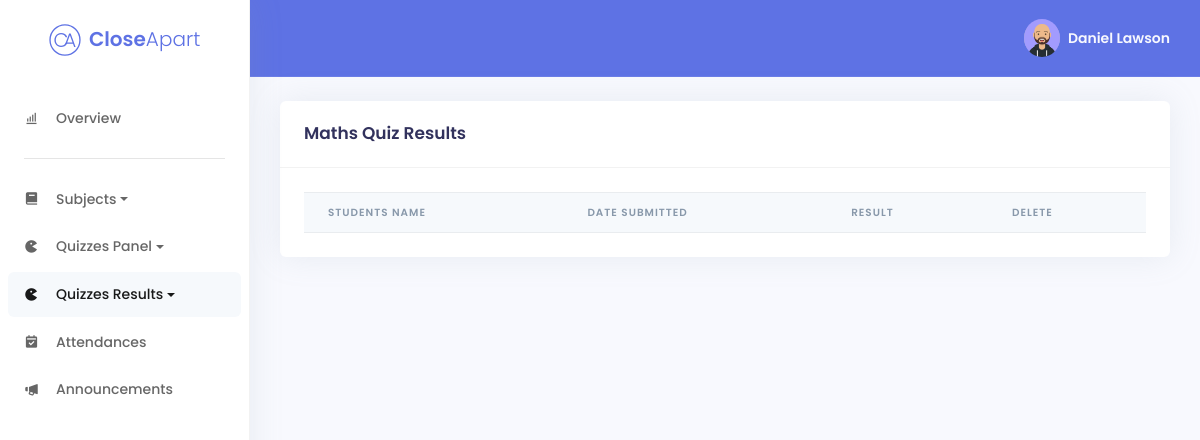
The app's page /quizzes/maths/result/mathsresults.php (signed in), older data.
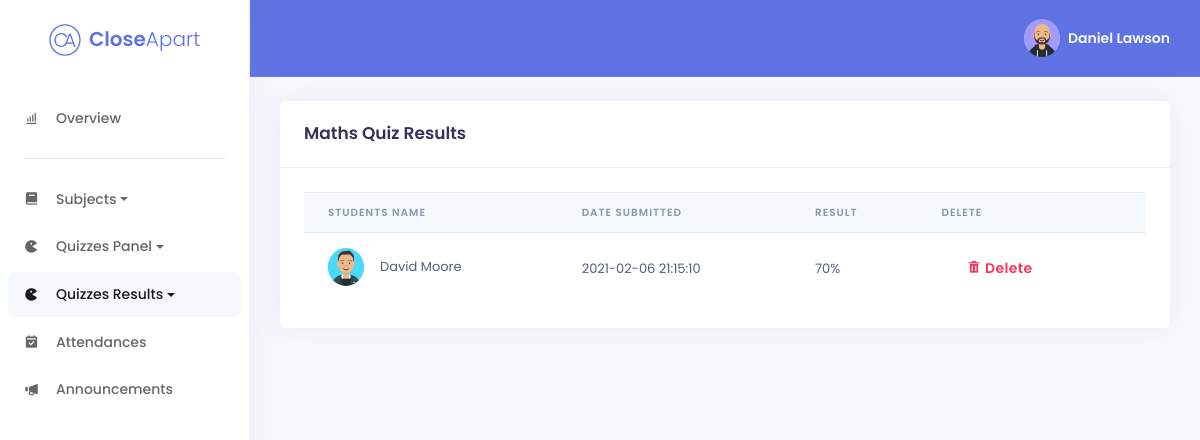
The same page, newer data.
### tables this page shows
CREATE TABLE IF NOT EXISTS MathsResults (
    maths_result_id int(11) NOT NULL AUTO_INCREMENT,
    maths_result_date timestamp NOT NULL DEFAULT CURRENT_TIMESTAMP,
    maths_result_marks int(11) NOT NULL,
    student_fullname varchar(255) NOT NULL,
PRIMARY KEY (maths_result_id));

CREATE TABLE IF NOT EXISTS Students (
student_id SMALLINT(3) NOT NULL AUTO_INCREMENT,
student_fullname VARCHAR(255) NULL DEFAULT NULL,
student_email VARCHAR(255) NULL DEFAULT NULL,
student_password VARCHAR(255) NULL DEFAULT NULL,
student_phone INT(10) ZEROFILL NULL,
student_address VARCHAR(255) NULL,
student_city VARCHAR(255) NULL,
student_country VARCHAR(255) NULL,
student_eircode VARCHAR(255) NULL,
student_bio TEXT NULL,
student_avatar VARCHAR(255) DEFAULT 'david-avataaar.png',
attendance SMALLINT(3) NULL,
attendance_explained SMALLINT(3) NULL,
attendance_unexplained SMALLINT(3) NULL,
class_id INT(11) NOT NULL,
PRIMARY KEY (student_id));

### quizzes/maths/result/resultprocess.php (called while the page is built, shortened)
<?php
class Result {
public function get_results_by_user($student_fullname)
{
    try
    {
        $email = $_SESSION["staff_email"];
        $googleEmail = $_SESSION["email"];
        $conn = new Connection();
        $dbconn = $conn->getConnection();
        $selectQuery = "SELECT * FROM MathsResults JOIN students USING(student_fullname) JOIN classes USING(class_id) WHERE staff_email='" . $email . $googleEmail . "';";
        $reslts = NULL;
        foreach( $dbconn->query($selectQuery, PDO::FETCH_ASSOC) as $rslt)
        {
            $reslts[] = $rslt;
        }
        return $reslts;
    }
    catch (PDOException $e)
    {
        echo "<script>alert(".$e->getMessage().");</script>";
    }
    catch (Exception $e)
    {
        echo "<script>alert(".$e->getMessage().");</script>";
    }
}
}
?>

### quizzes/maths/result/mathsresults.php (the view, shortened to what the changed rows need)
<?php
require_once("resultprocess.php");
$resultObject = new Result();
$results = $resultObject->get_results_by_user($_SESSION["student_fullname"]);
?>
<!DOCTYPE html>
<html lang="en">
<head>
	<link href='https://unpkg.com/boxicons@2.0.7/css/boxicons.min.css' rel='stylesheet'>
	<link rel="stylesheet" href="../../../assets/css/argon.min.css">
	<link rel="stylesheet" type="text/css" href="https://cdn.datatables.net/1.10.23/css/dataTables.bootstrap4.min.css" />
</head>
<body>
	<div class="main-content">
		<div class="container-fluid mt-4">
			<div class="row">
				<div class="col-xl-12">
					<div class="card">
						<div class="card-body">
							<div class="table-responsive">
								<table id="sorttable" class="table align-items-center table-flush hover stripe" style="border: none; width: 100% !important;">
									<thead class="thead-light">
										<tr>
                      <th scope="col">Students Name</th>
											<th scope="col">Date Submitted</th>
											<th scope="col">Result</th>
											<th scope="col">Delete</th>
										</tr>
									</thead>
									<tbody>
									<?php
										if(isset($results))
										{
										foreach($results as $result)
										{
									?>
										<tr>
											<td class="d-flex align-items-center">
												<span class="avatar avatar-sm rounded-circle mr-3">
													<img src='../../../assets/images/avatars/<?php echo $result['student_avatar'] ?>' />
												</span>
												<?php echo $result["student_fullname"]; ?>
											</td>
											<td>
												<?php echo $result["maths_result_date"]; ?>
											</td>
											<td>
												<?php echo $result["maths_result_marks"]*10; ?>%
											</td>
											<td>
												<div class="d-flex">
													<form class="d-flex" method="POST" action="<?php $_SERVER['PHP_SELF']; ?>">
														<button type="submit" name="delete"
															class="text-danger px-4 py-2 btn text-primary shadow-none"><i class='bx bxs-trash'></i>
															Delete</button>
													</form>
											</td>
										</tr>
										<?php
												}
											}
										?>
									</tbody>
								</table>
							</div>
						</div>
					</div>
				</div>
			</div>
		</div>
</body>
</html>

Row changes from the older to the newer data that the page shows:
now on this page (row edited): mathsresults: students.student_avatar (picture), student_fullname "David Moore", maths_result_date "2021-02-06 21:15:10", $result['maths_result_marks']*10 "70"
